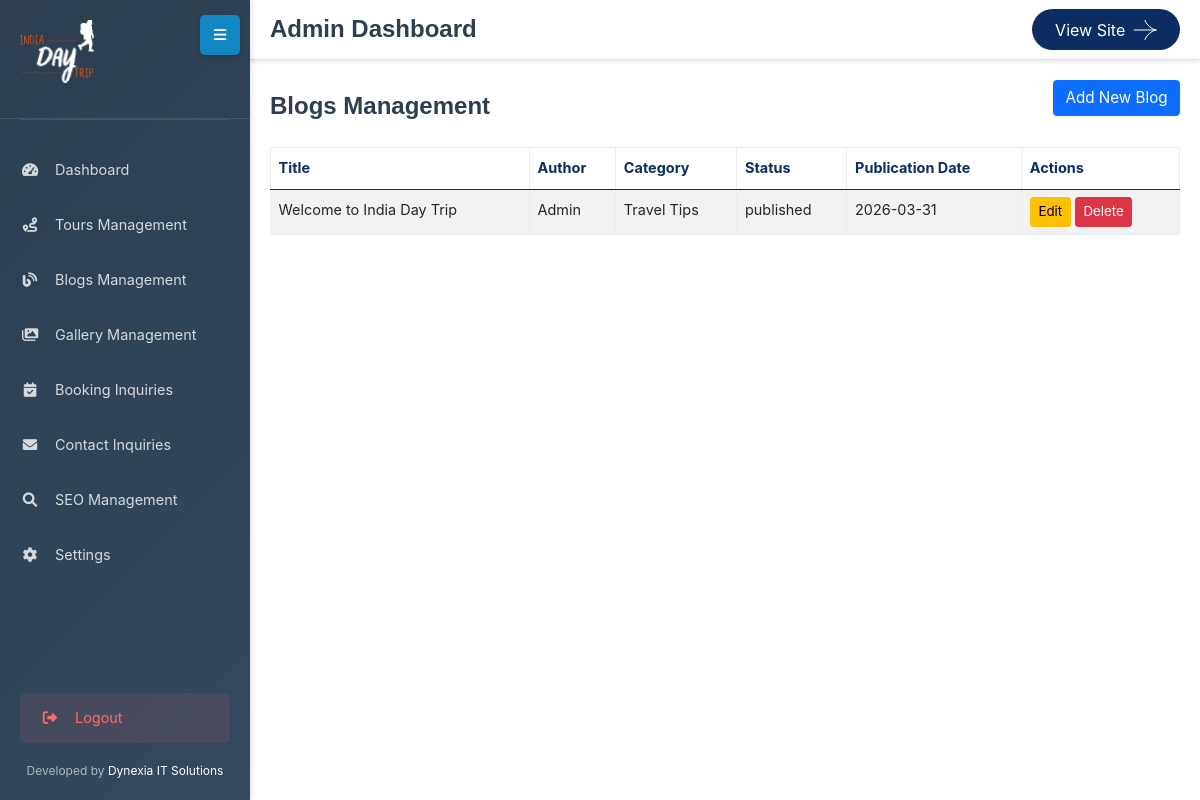
/admin/blogs.php (signed in), run on the app's committed database.
### tables this page shows
CREATE TABLE `blogs` (
  `id` int(11) NOT NULL,
  `title` varchar(255) NOT NULL,
  `slug` varchar(255) NOT NULL,
  `content` longtext DEFAULT NULL,
  `excerpt` text DEFAULT NULL,
  `author` varchar(100) DEFAULT NULL,
  `publication_date` date DEFAULT NULL,
  `tags` longtext DEFAULT NULL CHECK (json_valid(`tags`)),
  `category_id` int(11) DEFAULT NULL,
  `featured_image` varchar(255) DEFAULT NULL,
  `status` enum('draft','published') DEFAULT 'draft',
  `view_count` int(11) DEFAULT 0,
  `created_at` timestamp NOT NULL DEFAULT current_timestamp(),
  `updated_at` timestamp NOT NULL DEFAULT current_timestamp() ON UPDATE current_timestamp(),
  `meta_title` varchar(255) DEFAULT NULL,
  `meta_description` text DEFAULT NULL,
  `meta_keywords` text DEFAULT NULL,
  `canonical_url` varchar(500) DEFAULT NULL,
  `robots_meta` varchar(100) DEFAULT 'INDEX,FOLLOW',
  `og_title` varchar(255) DEFAULT NULL,
  `og_description` text DEFAULT NULL,
  `og_image` varchar(500) DEFAULT NULL,
  `twitter_title` varchar(255) DEFAULT NULL,
  `twitter_description` text DEFAULT NULL,
  `twitter_image` varchar(500) DEFAULT NULL,
  `schema_markup` longtext DEFAULT NULL,
  `schemas` longtext DEFAULT NULL
);

CREATE TABLE `categories` (
  `id` int(11) NOT NULL,
  `name` varchar(100) NOT NULL,
  `description` text DEFAULT NULL,
  `type` enum('tour','blog') NOT NULL,
  `created_at` timestamp NOT NULL DEFAULT current_timestamp()
);

### functions.php (called while the page is built, shortened)
<?php
function startSessionIfPossible() {
    if (session_status() === PHP_SESSION_ACTIVE) {
        return true;
    }
    return session_status() === PHP_SESSION_ACTIVE;
}
function generateCSRFToken() {
    return $_SESSION['csrf_token'];
}
?>

### admin/blogs.php (the view, shortened to what this page needs)
<?php
require_once '../config.php';
?>
<!DOCTYPE html>
<html lang="en">
<head>
    <link rel="stylesheet" href="../assets/css/bootstrap.min.css">
    <link rel="stylesheet" href="../assets/css/fontawesome.min.css">
    <link rel="stylesheet" href="../assets/css/magnific-popup.min.css">
    <link rel="stylesheet" href="../assets/css/swiper-bundle.min.css">
    <link rel="stylesheet" href="../assets/css/style.css">
    <link href="https://cdn.jsdelivr.net/npm/quill@1.3.7/dist/quill.snow.css" rel="stylesheet">
</head>
<body>
    <?php include 'sidebar.php'; ?>
    <?php include 'header.php'; ?>
    <div class="main-content">
        <div class="content-wrapper">
            <div class="d-flex mb-3 justify-content-between align-items-center">
                <h1 class="page-title">Blogs Management</h1>
                <button type="button" class="btn btn-primary mb-3" onclick="openAddModal()" aria-label="Add new blog">Add New Blog</button>
            </div>
            <table class="table table-striped">
                <thead>
                    <tr>
                        <th>Title</th>
                        <th>Author</th>
                        <th>Category</th>
                        <th>Status</th>
                        <th>Publication Date</th>
                        <th>Actions</th>
                    </tr>
                </thead>
                <tbody>
                    <?php
                    $currentPage = max(1, (int)($_GET['page'] ?? 1));
                    $perPage = 20;
                    $totalItems = (int)$pdo->query("SELECT COUNT(*) FROM blogs")->fetchColumn();
                    $pagination = getPaginationInfo($currentPage, $totalItems, $perPage);
                    $stmt = $pdo->prepare("SELECT b.*, c.name as category_name FROM blogs b LEFT JOIN categories c ON b.category_id = c.id ORDER BY b.created_at DESC LIMIT ? OFFSET ?");
                    $stmt->bindValue(1, (int)$pagination['per_page'], PDO::PARAM_INT);
                    $stmt->bindValue(2, (int)$pagination['offset'], PDO::PARAM_INT);
                    $stmt->execute();
                    $csrfToken = urlencode(generateCSRFToken());
                    while ($row = $stmt->fetch()) {
                        $truncatedTitle = strlen($row['title']) > 50 ? substr($row['title'], 0, 50) . '...' : $row['title'];
                        echo "<tr>
                            <td>{$truncatedTitle}</td>
                            <td>{$row['author']}</td>
                            <td>{$row['category_name']}</td>
                            <td>{$row['status']}</td>
                            <td>{$row['publication_date']}</td>
                            <td>
                                <a href='#' onclick='openEditModal({$row['id']}); return false;' class='btn btn-sm btn-warning'>Edit</a>
                                <a href='?action=delete&id={$row['id']}&csrf_token={$csrfToken}' class='btn btn-sm btn-danger' onclick='return confirm(\"Delete this blog?\")'>Delete</a>
                            </td>
                        </tr>";
                    }
                    ?>
                </tbody>
            </table>
            </div>
        </div>
</body>
</html>

### admin/sidebar.php (style rules this page uses)
.main-content { margin-left: 250px; margin-top: 60px; padding: 20px; transition: margin-left 0.3s ease; }
.content-wrapper { max-width: 1200px; margin: 0 auto; }

### admin/header.php (style rules this page uses)
.page-title { margin: 0; font-size: 24px; color: #2c3e50; }

### data on the page
blogs: title "Welcome to India Day Trip", author "Admin", category.name "Travel Tips", status "published", publication_date "2026-03-31"
